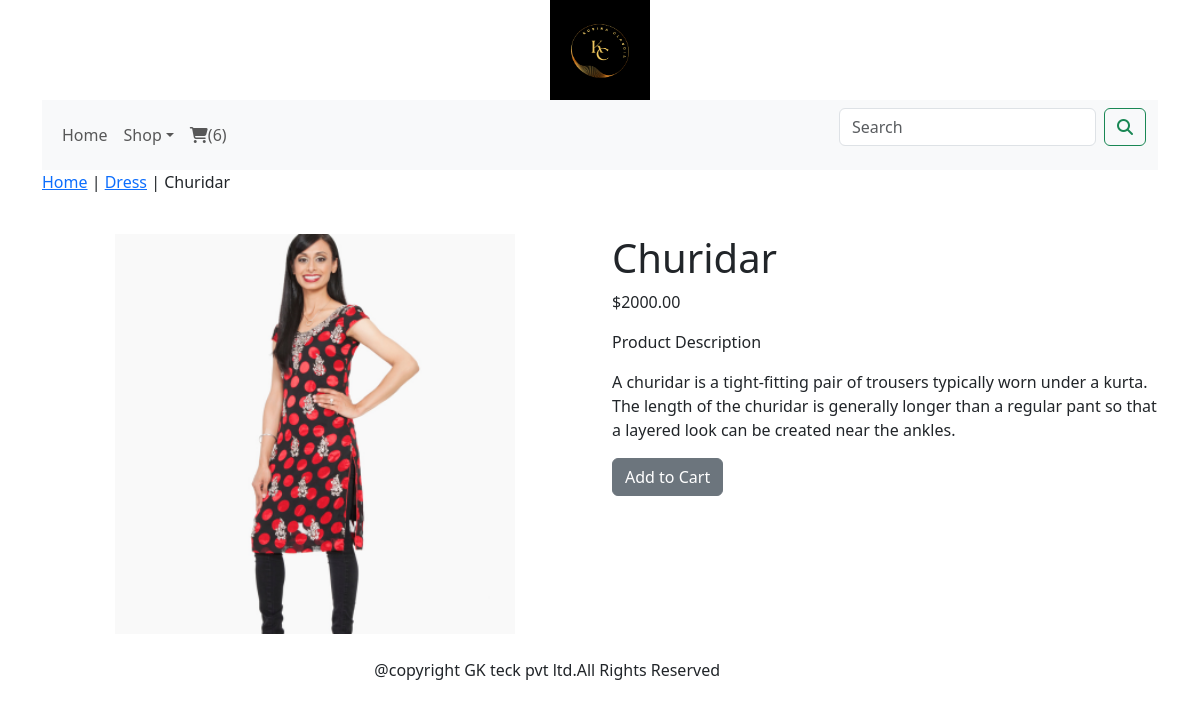
Page /shop/dress/churidar/ on the committed database.
### shop/models.py (models this page shows, shortened)
class Product(models.Model):
    name=models.CharField(max_length=250,unique=True)
    slug=models.SlugField(max_length=250,unique=True)
    description=models.TextField(blank=True)
    price=models.DecimalField(max_digits=10,decimal_places=2)
    category=models.ForeignKey(Category, on_delete=models.CASCADE)
    image=models.ImageField(upload_to='product',blank=True)
    stock=models.IntegerField()
    available=models.BooleanField(default=True)
    created=models.DateTimeField(auto_now_add=True)
    updated=models.DateTimeField(auto_now=True)
    class Meta:
        ordering=('name',)
        verbose_name='product'
        verbose_name_plural='product'

class Category(models.Model):
    name=models.CharField(max_length=250,unique=True)
    slug=models.SlugField(max_length=250,unique=True)
    description=models.TextField(blank=True)
    image=models.ImageField(upload_to='category',blank=True)
    class Meta:
        ordering=('name',)
        verbose_name='category'
        verbose_name_plural='categories'
    def get_url(self):
        return reverse('shop:product_by_category',args=[self.slug])
    def __str__(self):
        return '{}'.format(self.name)

### shop/views.py (the view)
# urls.py: path('<slug:c_slug>/<slug:product_slug>/',views.proDetail, name='prodCatdetail'),
def proDetail(request,c_slug,product_slug):
    try:
        product=Product.objects.get(category__slug=c_slug,slug=product_slug)
    except Exception as e:
            raise e
    return render(request,'product.html',{'product':product})

### cart/context_processors.py (called while the page is built)
def counter(request):
    item_count=0
    if 'admin' in request.path:
        return {}
    else:
       try:
           cart=Cart.objects.filter(cart_id=_cart_id(request))
           car_items=CartItem.objects.all().filter(cart=cart[:1])
           for cart_item in car_items:
               item_count += cart_item.quantity
       except Cart.DoesNotExist:
           item_count=0
    return dict(item_count=item_count)

### cart/views.py (called while the page is built)
def _cart_id(request):
    cart=request.session.session_key
    if not cart:
        cart=request.session.create()
    return Cart

### shop/context_processors.py (called while the page is built)
def menu_links(request):
    links=Category.objects.all()
    return dict(links=links)

### templates/product.html (shortened to what this page needs)
{% extends 'base.html' %}
{% load static %}
{% block content %}
<div class="row my_prod_row_class">
    <div class="mx_auto">
        <p>
            <a href="{% url 'shop:allProdCat' %}">Home</a>&nbsp;| <a href="{{product.category.get_url}}">{{product.category}}</a> | {{product.name}}
        </p>
    </div>
    <div class="container">
<br>
<div class="row">
    <div class="col-md-12 col-sm-12 col-md-12 col-lg-6 text-center">
        <div style="min-width:18rem;">
            <img src="{{product.image.url}}" alt="{{product.name}}" widtht="400;" height="400;">
        </div>
    </div>
    <div class="col-12 col-sm-12 col-md-12 col-lg-6">
        <div>
        <h1 class="my_prod_title">{{product.name}}</h1>
        <p>${{product.price}}</p>
        <p class="my_title">Product Description</p>
        <p class="text-justify my_prod_text">{{product.description}}</p>
        {% if product.stock <= 0 %}
        <p class="text-justify my_prod_text"><b>Out Of Stock</b></p>
        {% else %}
        <a class="btn btn-secondary" href="{% url 'cart:add_cart' product.id %}">Add to Cart</a>
        {% endif %}
    </div>
</div>
</div>
</div>
</div>
{% endblock %}

### rows in the picture
Product: category "Dress", name "Churidar", image (picture), price "2000.00", description "A churidar is a tight-fitting pair of trousers typically worn under a kurta. The length of the churidar is generally longer than a regular pant so that a layered look can be created near the ankles."

### other values in the picture
{{ item_count }} "6"
